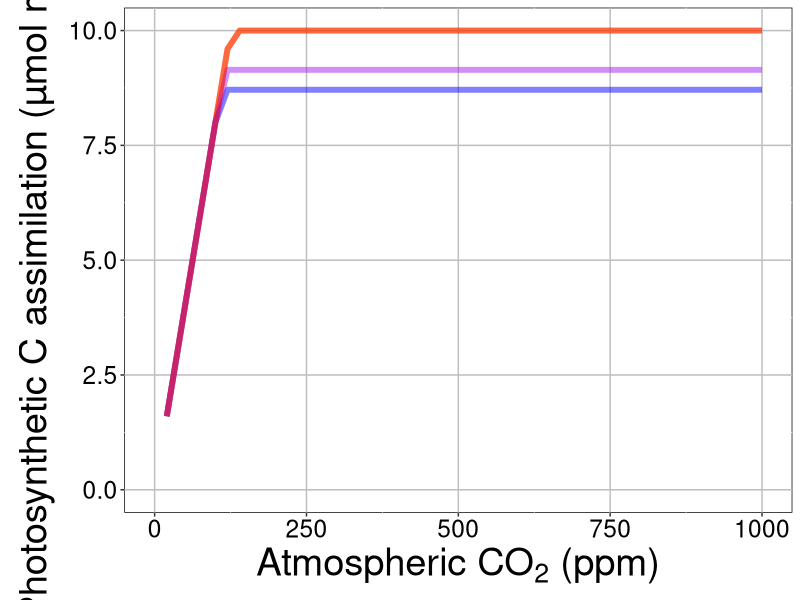
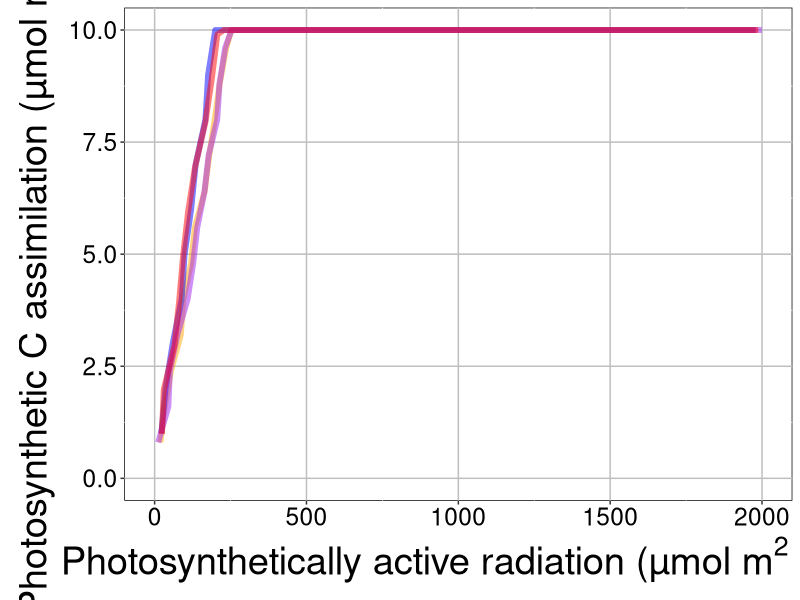
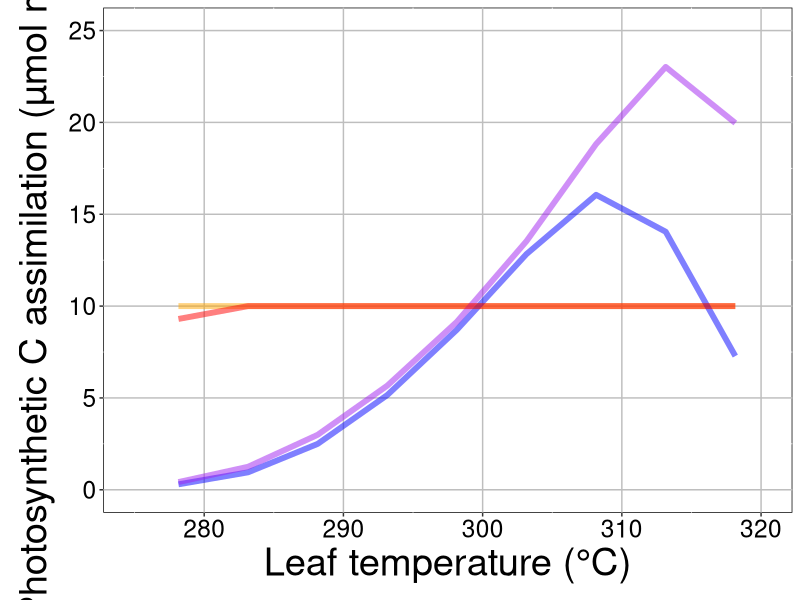

Here is the R script that generated these plots, in order:
# c4_lsm_comparison.R
## script to compare c4 leaf photosynthesis responses in lsms
## all models use some version of collatz

## load libraries
library(tidyverse)

## steps:
### 1. temperature response function for each lsm
### 2. collatz model function
### 3. lsm-specific simulations in response to light, temperature, CO2
### 4. make figures

### 0. pressure function
calc_patm = function(z) {
  
  kPo = 101325   # standard atmosphere, Pa (Allen, 1973)
  kTo = 298.15   # base temperature, K (Prentice, unpublished)
  kL = 0.0065    # temperature lapse rate, K/m (Allen, 1973)
  kG = 9.80665   # gravitational acceleration, m/s**2 (Allen, 1973)
  kR = 8.3143    # universal gas constant, J/mol/K (Allen, 1973)
  kMa = 0.028963 # molecular weight of dry air, kg/mol (Tsilingiris, 2008)
  
  patm = kPo*(1.0 - kL*z/kTo)**(kG*kMa/(kR*kL))
  
  patm
  
}

### 1. temperature response function for each lsm

ftemp_clm <- function(tleaf = 298.15){
  
  q10_func = 2 ^ (0.1 * (tleaf - 298.15))
  temp_lim_1 = 1 + exp(0.3 * (tleaf - 313.15))
  temp_lim_2 = 1 + exp(0.2 * (288.15 - tleaf))
  
  ftemp = q10_func / (temp_lim_1 * temp_lim_2)
  
  ftemp
  
}

ftemp_jules <- function(tleaf = 298.15){
  
  q10_func = 2 ^ (0.1 * (tleaf - 298.15))
  temp_lim_1 = 1 + exp(0.3 * (tleaf - 318.15))
  temp_lim_2 = 1 + exp(0.2 * (286.15 - tleaf))
  
  ftemp = q10_func / (temp_lim_1 * temp_lim_2)
  
  ftemp
  
}

#### 2. collatz model function

collatz1992_func <- function(tleaf = 298.15,
                             ca = 400,
                             cica = 0.4,
                             par = 1000,
                             z = 0,
                             vcmax25 = 10,
                             model = 'clm',
                             kp = 200000,
                             use_ftemp = FALSE,
                             scale_kpvcmax = FALSE,
                             phi = 0.04){
  
  if(use_ftemp == FALSE){
    
    vcmax = vcmax25
    
  }else{
    
    if(model == 'clm'){
      
      vcmax = vcmax25 * ftemp_clm(tleaf)
      
    }else if(model == 'jules'){
      
      vcmax = vcmax25 * ftemp_jules(tleaf)
      
    }
    
  }
  
  if(scale_kpvcmax == FALSE){
    
    kp = kp
    
  }else{
    
    kp = 200000 * vcmax
    
  }
  
  if(model == 'pmodel'){
    
    phi = -0.008 + (0.00375 * (tleaf-273.15)) - (0.000058 * (tleaf-273.15) * (tleaf-273.15))
    
  }else{
    
    phi = phi
    
  }
  
  initial_slope = kp / calc_patm(z) # initial slope of co2 response curve
  
  ci = ca * cica * 1e-6 * calc_patm(z)
  
  a_p = initial_slope * ci
  a_c = vcmax
  a_j = phi * par
  
  assimilation = pmin(a_p, a_c, a_j)
  
  return(data.frame(assimilation, 
         a_p, 
         a_c, 
         a_j, 
         tleaf, 
         par, 
         ca, 
         cica, 
         ci, 
         phi,
         vcmax,
         vcmax25,
         initial_slope, 
         kp, 
         z, 
         model))
  
}


### 3. lsm-specific simulations in response to light, temperature, CO2
#### light
bethy_light <- collatz1992_func(par = seq(20, 2000, 20), phi = 0.04, model = 'bethy')
clm_light <- collatz1992_func(par = seq(20, 2000, 20), phi = 0.05, model = 'clm')
jules_light <- collatz1992_func(par = seq(20, 2000, 20), phi = 0.04, model = 'jules')
pmodel_light <- collatz1992_func(par = seq(20, 2000, 20), model = 'pmodel')

#### temperature
bethy_temperature <- collatz1992_func(tleaf = seq(278.15, 323.15, 5), 
                                phi = 0.04, model = 'bethy')
clm_temperature <- collatz1992_func(tleaf = seq(278.15, 323.15, 5), 
                              phi = 0.05, model = 'clm', use_ftemp = TRUE)
jules_temperature <- collatz1992_func(tleaf = seq(278.15, 323.15, 5), 
                                phi = 0.04, model = 'jules', use_ftemp = TRUE)
pmodel_temperature <- collatz1992_func(tleaf = seq(278.15, 323.15, 5), 
                                 model = 'pmodel')

#### co2
bethy_co2 <- collatz1992_func(ca = seq(20, 1000, 20), 
                                      phi = 0.04, model = 'bethy')
clm_co2 <- collatz1992_func(ca = seq(20, 1000, 20), 
                                    phi = 0.05, model = 'clm', use_ftemp = TRUE)
jules_co2 <- collatz1992_func(ca = seq(20, 1000, 20), 
                                      phi = 0.04, model = 'jules', use_ftemp = TRUE)
pmodel_co2 <- collatz1992_func(ca = seq(20, 1000, 20), 
                                       model = 'pmodel')

### 4. make figures
light_plot <- ggplot(data = bethy_light, aes(x = par, y = assimilation)) +
  theme(legend.position = "right", 
        legend.text=element_text(size=15),
        legend.title=element_text(size=15),
        axis.title.y=element_text(size=rel(2.5), colour = 'black'),
        axis.title.x=element_text(size=rel(2.5), colour = 'black'),
        axis.text.x=element_text(size=rel(2), colour = 'black'),
        axis.text.y=element_text(size=rel(2), colour = 'black'),
        panel.background = element_rect(fill = 'white', colour = 'black'),
        panel.grid.major = element_line(colour = "grey")) +
  geom_line(lty = 1, linewidth = 2, color = 'orange', 
            alpha = 0.5, position=position_jitter(w=10, h=0)) +
  geom_line(lty = 1, linewidth = 2, color = 'blue', 
            alpha = 0.5, position=position_jitter(w=10, h=0),
            data = clm_light) +
  geom_line(lty = 1, linewidth = 2, color = 'purple', 
            alpha = 0.5, position=position_jitter(w=10, h=0),
            data = jules_light) +
  geom_line(lty = 1, linewidth = 2, color = 'red', 
            alpha = 0.5, position=position_jitter(w=10, h=0),
            data = pmodel_light) +
  ylim(c(0, 10)) +
  xlim(c(0, 2000)) +
  ylab(expression('Photosynthetic C assimilation (µmol m' ^ '2' * ' s' ^ '-1' * ')')) +
  xlab(expression('Photosynthetically active radiation (µmol m' ^ '2' * ' s' ^ '-1' * ')'))

temperature_plot <- ggplot(data = bethy_temperature, aes(x = tleaf, y = assimilation)) +
  theme(legend.position = "right", 
        legend.text=element_text(size=15),
        legend.title=element_text(size=15),
        axis.title.y=element_text(size=rel(2.5), colour = 'black'),
        axis.title.x=element_text(size=rel(2.5), colour = 'black'),
        axis.text.x=element_text(size=rel(2), colour = 'black'),
        axis.text.y=element_text(size=rel(2), colour = 'black'),
        panel.background = element_rect(fill = 'white', colour = 'black'),
        panel.grid.major = element_line(colour = "grey")) +
  geom_line(lty = 1, linewidth = 2, color = 'orange', 
            alpha = 0.5, position=position_jitter(w=0, h=0)) +
  geom_line(lty = 1, linewidth = 2, color = 'blue', 
            alpha = 0.5, position=position_jitter(w=0, h=0),
            data = clm_temperature) +
  geom_line(lty = 1, linewidth = 2, color = 'purple', 
            alpha = 0.5, position=position_jitter(w=0, h=0),
            data = jules_temperature) +
  geom_line(lty = 1, linewidth = 2, color = 'red', 
            alpha = 0.5, position=position_jitter(w=0, h=0),
            data = pmodel_temperature) +
  ylim(c(0, 25)) +
  xlim(c(275, 320)) +
  ylab(expression('Photosynthetic C assimilation (µmol m' ^ '2' * ' s' ^ '-1' * ')')) +
  xlab(expression('Leaf temperature (°C)'))

co2_plot <- ggplot(data = bethy_co2, aes(x = ca, y = assimilation)) +
  theme(legend.position = "right", 
        legend.text=element_text(size=15),
        legend.title=element_text(size=15),
        axis.title.y=element_text(size=rel(2.5), colour = 'black'),
        axis.title.x=element_text(size=rel(2.5), colour = 'black'),
        axis.text.x=element_text(size=rel(2), colour = 'black'),
        axis.text.y=element_text(size=rel(2), colour = 'black'),
        panel.background = element_rect(fill = 'white', colour = 'black'),
        panel.grid.major = element_line(colour = "grey")) +
  geom_line(lty = 1, linewidth = 2, color = 'orange', 
            alpha = 0.5, position=position_jitter(w=0, h=0)) +
  geom_line(lty = 1, linewidth = 2, color = 'blue', 
            alpha = 0.5, position=position_jitter(w=0, h=0),
            data = clm_co2) +
  geom_line(lty = 1, linewidth = 2, color = 'purple', 
            alpha = 0.5, position=position_jitter(w=0, h=0),
            data = jules_co2) +
  geom_line(lty = 1, linewidth = 2, color = 'red', 
            alpha = 0.5, position=position_jitter(w=0, h=0),
            data = pmodel_co2) +
  ylim(c(0, 10)) +
  xlim(c(0, 1000)) +
  ylab(expression('Photosynthetic C assimilation (µmol m' ^ '2' * ' s' ^ '-1' * ')')) +
  xlab(expression('Atmospheric CO'[2] * ' (ppm)'))



